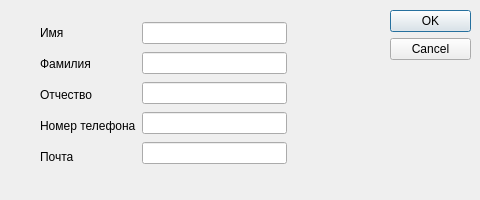
<?xml version="1.0" encoding="UTF-8"?>
<ui version="4.0">
 <class>Clients</class>
 <widget class="QDialog" name="Clients">
  <property name="geometry">
   <rect>
    <x>0</x>
    <y>0</y>
    <width>480</width>
    <height>200</height>
   </rect>
  </property>
  <property name="windowTitle">
   <string>Dialog</string>
  </property>
  <widget class="QDialogButtonBox" name="buttonBox">
   <property name="geometry">
    <rect>
     <x>390</x>
     <y>10</y>
     <width>81</width>
     <height>621</height>
    </rect>
   </property>
   <property name="orientation">
    <enum>Qt::Vertical</enum>
   </property>
   <property name="standardButtons">
    <set>QDialogButtonBox::Cancel|QDialogButtonBox::Ok</set>
   </property>
  </widget>
  <widget class="QWidget" name="">
   <property name="geometry">
    <rect>
     <x>40</x>
     <y>20</y>
     <width>247</width>
     <height>149</height>
    </rect>
   </property>
   <layout class="QHBoxLayout" name="horizontalLayout">
    <item>
     <layout class="QVBoxLayout" name="verticalLayout_2">
      <item>
       <widget class="QLabel" name="label">
        <property name="text">
         <string>Имя</string>
        </property>
       </widget>
      </item>
      <item>
       <widget class="QLabel" name="label_2">
        <property name="text">
         <string>Фамилия</string>
        </property>
       </widget>
      </item>
      <item>
       <widget class="QLabel" name="label_3">
        <property name="text">
         <string>Отчество</string>
        </property>
       </widget>
      </item>
      <item>
       <widget class="QLabel" name="label_4">
        <property name="text">
         <string>Номер телефона</string>
        </property>
       </widget>
      </item>
      <item>
       <widget class="QLabel" name="label_5">
        <property name="text">
         <string>Почта</string>
        </property>
       </widget>
      </item>
     </layout>
    </item>
    <item>
     <layout class="QVBoxLayout" name="verticalLayout">
      <item>
       <widget class="QLineEdit" name="lineEdit"/>
      </item>
      <item>
       <widget class="QLineEdit" name="lineEdit_2"/>
      </item>
      <item>
       <widget class="QLineEdit" name="lineEdit_3"/>
      </item>
      <item>
       <widget class="QLineEdit" name="lineEdit_4"/>
      </item>
      <item>
       <widget class="QLineEdit" name="lineEdit_5"/>
      </item>
     </layout>
    </item>
   </layout>
  </widget>
 </widget>
 <resources/>
 <connections>
  <connection>
   <sender>buttonBox</sender>
   <signal>accepted()</signal>
   <receiver>Clients</receiver>
   <slot>accept()</slot>
   <hints>
    <hint type="sourcelabel">
     <x>248</x>
     <y>254</y>
    </hint>
    <hint type="destinationlabel">
     <x>157</x>
     <y>274</y>
    </hint>
   </hints>
  </connection>
  <connection>
   <sender>buttonBox</sender>
   <signal>rejected()</signal>
   <receiver>Clients</receiver>
   <slot>reject()</slot>
   <hints>
    <hint type="sourcelabel">
     <x>316</x>
     <y>260</y>
    </hint>
    <hint type="destinationlabel">
     <x>286</x>
     <y>274</y>
    </hint>
   </hints>
  </connection>
 </connections>
</ui>
